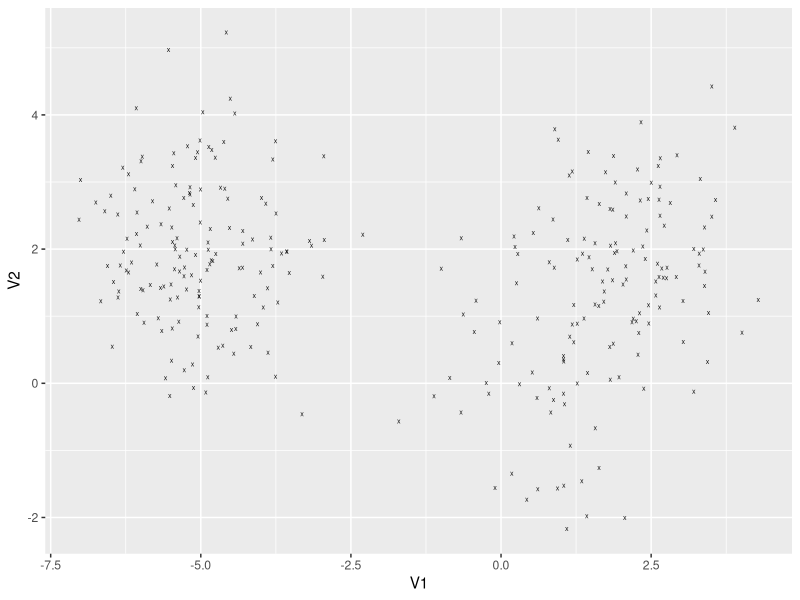
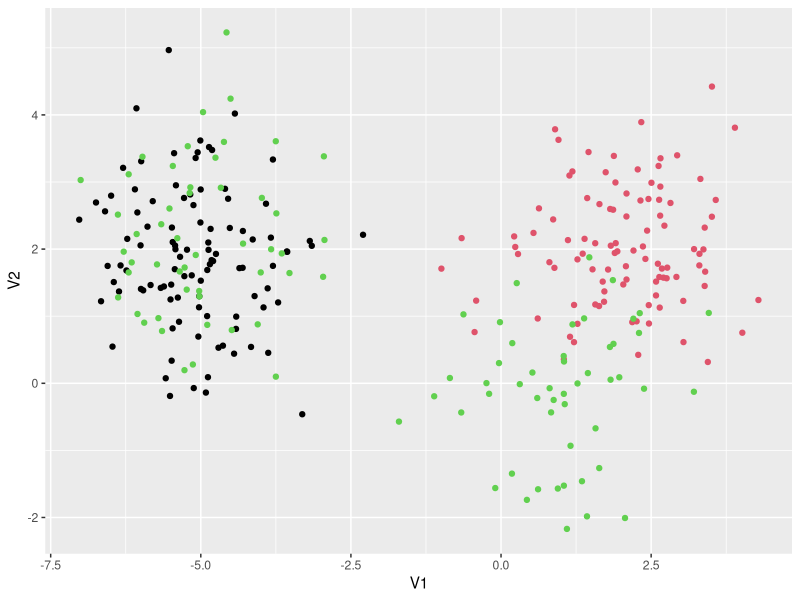

Write the R code that produced these figures, in order.
## ---- chunk 1
x <- read.csv("x.csv")
library(tidyverse)
x %>% ggplot(aes(V1,V2))+geom_point(alpha=0.9, shape="x")
## ---- chunk 2
# Create the k-means model: km.out
km.out <- kmeans(x, centers = 3, nstart = 20)

# Inspect the result
summary(km.out)
## ---- chunk 3
# Print the cluster membership component of the model

print(km.out$cluster)
# Print the km.out object
print(km.out)

## ---- chunk 4
# Scatter plot of x
x %>%
  ggplot(aes(V1,V2))+geom_point(color=km.out$cluster)
## ---- chunk 5

## ---- chunk 6

## ---- chunk 7
